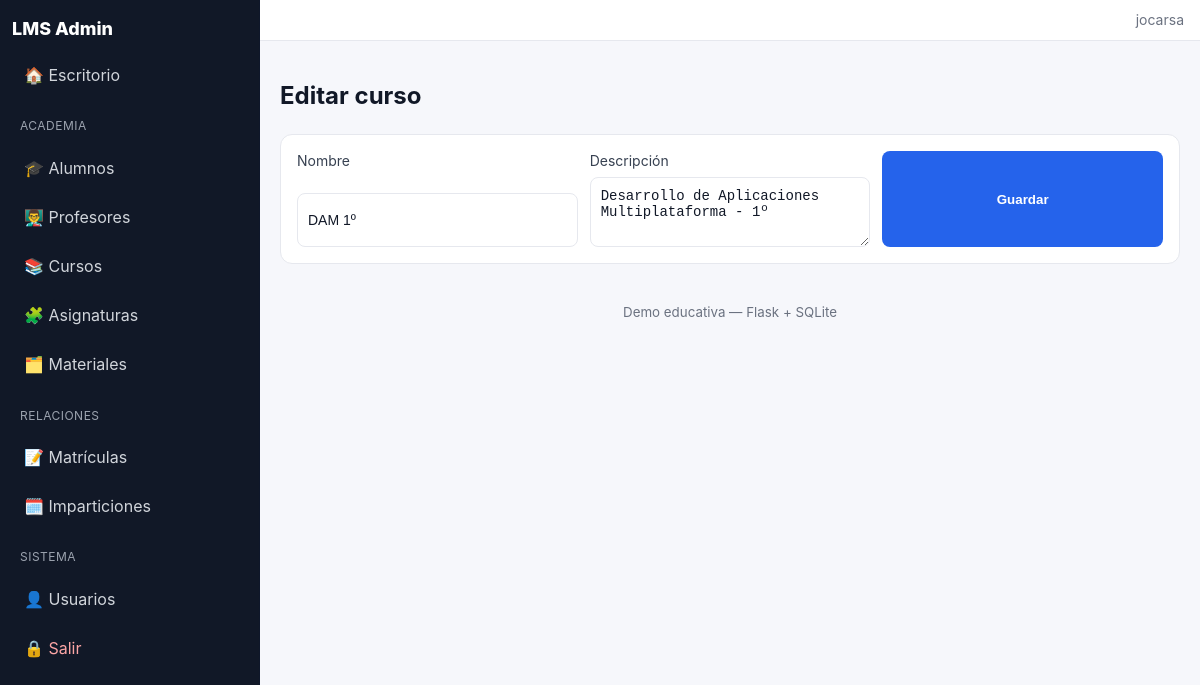
Page /admin/cursos/1/editar (signed in) on the committed database.
### tables this page shows
CREATE TABLE cursos(
        id INTEGER PRIMARY KEY AUTOINCREMENT,
        nombre TEXT NOT NULL,
        descripcion TEXT
    );

### app.py (the view)
@app.route("/admin/cursos/<int:item_id>/editar", methods=["GET","POST"])
@login_required
def cursos_editar(item_id):
    db = get_db()
    item = db.execute("SELECT * FROM cursos WHERE id=?", (item_id,)).fetchone()
    if not item:
        return redirect(url_for("cursos_list"))
    if request.method == "POST":
        nombre = request.form["nombre"].strip()
        descripcion = request.form.get("descripcion","").strip() or None
        db.execute("UPDATE cursos SET nombre=?, descripcion=? WHERE id=?", (nombre, descripcion, item_id))
        db.commit()
        return redirect(url_for("cursos_list"))
    return render_template("cursos_form.html", item=item)

### app.py (called while the page is built)
def get_db():
    if "db" not in g:
        conn = sqlite3.connect(DB_PATH)
        conn.row_factory = sqlite3.Row
        g.db = conn
    return g.db

def login_required(view):
    from functools import wraps
    @wraps(view)
    def wrapped(*args, **kwargs):
        if "user_id" not in session:
            return redirect(url_for("login"))
        return view(*args, **kwargs)
    return wrapped

@app.before_request
def _ensure_schema():
    ensure_student_front_schema()

### templates/cursos_form.html
{% extends "base.html" %}
{% block content %}
<h2>{{ 'Editar' if item else 'Nuevo' }} curso</h2>
<form method="post" class="form-grid">
  <label>Nombre
    <input type="text" name="nombre" value="{{ item.nombre if item else '' }}" required>
  </label>
  <label>Descripción
    <textarea name="descripcion" rows="3">{{ item.descripcion if item else '' }}</textarea>
  </label>
  <button class="btn">Guardar</button>
</form>
{% endblock %}

### static/style.css (style rules this page uses)
:root { --bg:#f6f7fb; --surface:#ffffff; --border:#e6e8ee; --muted:#6b7280; --text:#111827; --primary:#2563eb; --primary-ink:#ffffff; --danger:#dc2626; --ok:#059669; --sidebar-bg:#111827; --sidebar-ink:#d1d5db; --sidebar-active:#1f2937; }
* { box-sizing:border-box; }
html,body { height:100%; }
body { margin:0; font-family:Inter, ui-sans-serif, system-ui, -apple-system, Segoe UI, Roboto, Ubuntu; background:var(--bg); color:var(--text); line-height:1.45; }
.btn { display:inline-block; padding:8px 12px; background:var(--primary); color:var(--primary-ink); border:none; border-radius:8px; font-weight:600; cursor:pointer; }
.form-grid { display:grid; grid-template-columns:repeat(auto-fit,minmax(240px,1fr)); gap:12px; background:var(--surface); border:1px solid var(--border); padding:16px; border-radius:12px; margin-top:10px; }
label { display:grid; gap:6px; font-size:14px; color:#374151; }
input, select, textarea { background:#fff; border:1px solid var(--border); color:var(--text); padding:10px; border-radius:8px; font-size:14px; }

### rows in the picture
cursos: nombre "DAM 1º", descripcion "Desarrollo de Aplicaciones Multiplataforma - 1º"

### other values in the picture
{{ session.get('username','') }} "jocarsa"
{{ 'Editar' if item else 'Nuevo' }} "Editar"
